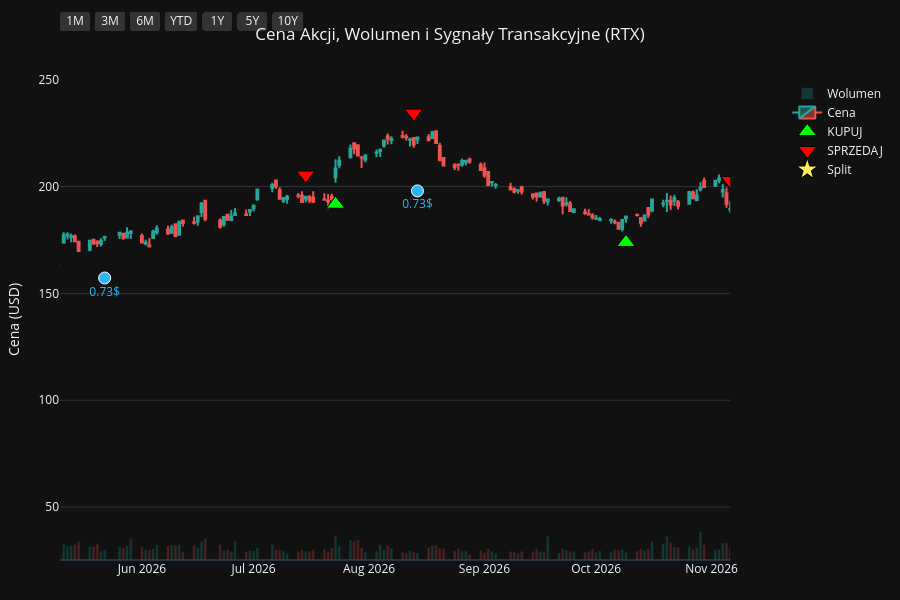
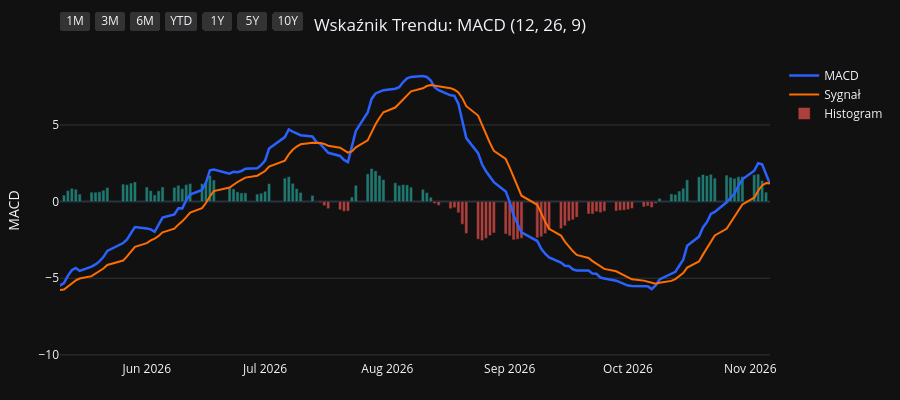
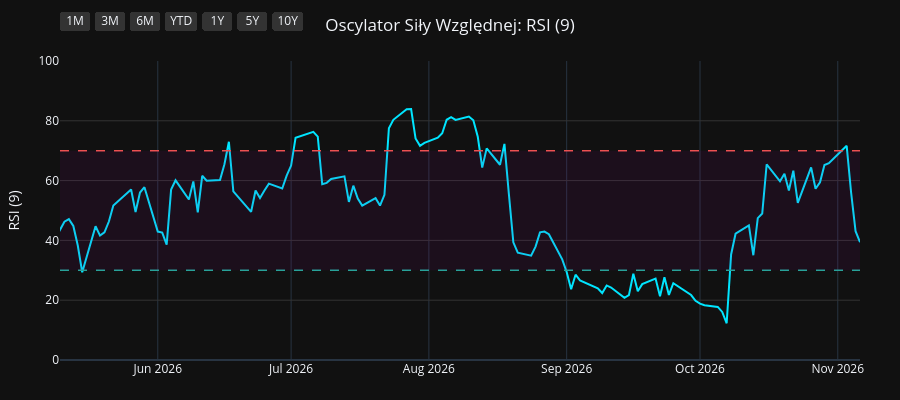
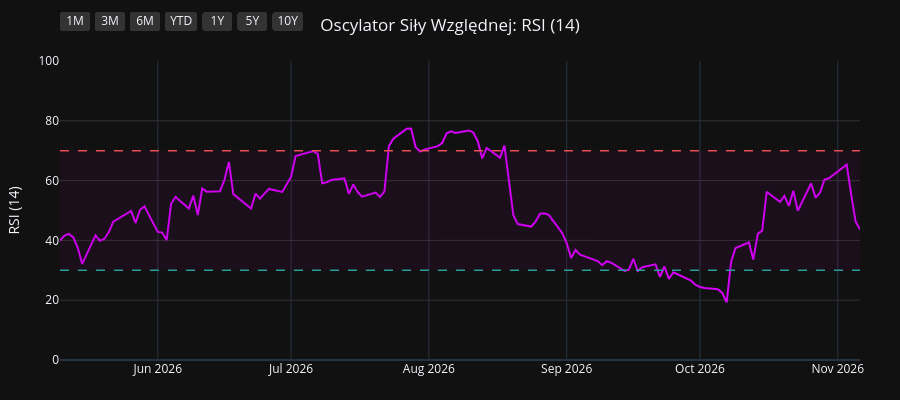

Source (notebook cell) for these figures, in order:
### Code cell
import os
import yfinance as yf
import pandas as pd
import pandas_ta as ta
import plotly.graph_objects as go
from plotly.subplots import make_subplots

# 1. Pobranie i przygotowanie danych
symbol = os.environ.get("STOCK_TICKER", "").strip().upper()
if not symbol:
    raise RuntimeError("Set STOCK_TICKER before running price_extractor.ipynb")
df = yf.Ticker(symbol).history(period="10y")
df.index = df.index.tz_localize(None)

# Wskaźniki i sygnały
df.ta.macd(fast=12, slow=26, signal=9, append=True)
df.ta.rsi(length=9, append=True)
df.ta.rsi(length=14, append=True)
df.ta.rsi(length=21, append=True)
df.dropna(inplace=True)

macd = df['MACD_12_26_9']
signal = df['MACDs_12_26_9']
wczorajszy_macd = macd.shift(1)
wczorajszy_signal = signal.shift(1)

df['Decyzja'] = 'BRAK'
df.loc[(macd > signal) & (wczorajszy_macd <= wczorajszy_signal), 'Decyzja'] = 'KUPUJ'
df.loc[(macd < signal) & (wczorajszy_macd >= wczorajszy_signal), 'Decyzja'] = 'SPRZEDAJ'

df_kupuj = df[df['Decyzja'] == 'KUPUJ']
df_sprzedaj = df[df['Decyzja'] == 'SPRZEDAJ']
df_dywidendy = df[df['Dividends'] > 0]
df_splity = df[df['Stock Splits'] > 0]

# Wspólna konfiguracja osi X
konfiguracja_osi_x = dict(
    type="date",
    showspikes=True, spikemode="across", spikesnap="cursor", spikedash="dot", spikecolor="#ffffff", spikethickness=1, hoverformat="%Y-%m-%d",
    rangeselector=dict(
        buttons=list([
            dict(count=1, label="1M", step="month", stepmode="backward"),
            dict(count=3, label="3M", step="month", stepmode="backward"),
            dict(count=6, label="6M", step="month", stepmode="backward"),
            dict(count=1, label="YTD", step="year", stepmode="todate"),
            dict(count=1, label="1Y", step="year", stepmode="backward"),
            dict(count=5, label="5Y", step="year", stepmode="backward"),
            dict(step="all", label="10Y")
        ]),
        bgcolor="#333333", activecolor="#2962ff", x=0, y=1.1
    )
)

# ==========================================
# WYKRES 1: CENA + WOLUMEN + SYGNAŁY
# ==========================================
fig1 = make_subplots(specs=[[{"secondary_y": True}]])

kolory_wolumenu = ['#26a69a' if row['Close'] >= row['Open'] else '#ef5350' for index, row in df.iterrows()]
fig1.add_trace(go.Bar(x=df.index, y=df['Volume'], marker_color=kolory_wolumenu, opacity=0.25, name='Wolumen'), secondary_y=True)
fig1.add_trace(go.Candlestick(x=df.index, open=df['Open'], high=df['High'], low=df['Low'], close=df['Close'], name='Cena', increasing_line_color='#26a69a', decreasing_line_color='#ef5350'), secondary_y=False)
fig1.add_trace(go.Scatter(x=df_kupuj.index, y=df_kupuj['Low'] * 0.95, customdata=df_kupuj[['Low', 'High']], mode='markers', marker=dict(symbol='triangle-up', size=16, color='#00ff00', line=dict(width=1, color='black')), name='KUPUJ', hovertemplate='KUPUJ<br>Najniższa: %{customdata[0]:.2f}<br>Najwyższa: %{customdata[1]:.2f}<extra></extra>'), secondary_y=False)
fig1.add_trace(go.Scatter(x=df_sprzedaj.index, y=df_sprzedaj['High'] * 1.05, customdata=df_sprzedaj[['Low', 'High']], mode='markers', marker=dict(symbol='triangle-down', size=16, color='#ff0000', line=dict(width=1, color='black')), name='SPRZEDAJ', hovertemplate='SPRZEDAJ<br>Najniższa: %{customdata[0]:.2f}<br>Najwyższa: %{customdata[1]:.2f}<extra></extra>'), secondary_y=False)

if not df_dywidendy.empty:
    fig1.add_trace(go.Scatter(x=df_dywidendy.index, y=df_dywidendy['Low'] * 0.90, mode='markers+text', marker=dict(symbol='circle', size=12, color='#29b6f6', line=dict(width=1, color='white')), text=df_dywidendy['Dividends'].apply(lambda x: f"{x}$"), textposition="bottom center", name='Dywidenda', showlegend=False, hovertemplate='Dywidenda: %{text}<extra></extra>', textfont=dict(color="#29b6f6")), secondary_y=False)
if not df_splity.empty:
                    fig1.add_trace(go.Scatter(x=df_splity.index, y=df_splity['High'], mode='markers+text', marker=dict(symbol='star', size=16, color='#ffee58', line=dict(width=1, color='black')), text=df_splity['Stock Splits'].apply(lambda x: f"{x:g}:1" if x >= 1 else f"1:{1 / x:g}"), textposition="top center", name='Split', hovertemplate='%{text}<extra></extra>', textfont=dict(color="#ffee58")), secondary_y=False)

fig1.update_layout(title=dict(text=f"Cena Akcji, Wolumen i Sygnały Transakcyjne ({symbol})", x=0.5, xanchor='center'), dragmode='pan', xaxis_rangeslider_visible=False, template='plotly_dark', height=600, hovermode='x unified', margin=dict(l=60, r=40, t=60, b=40))
fig1.update_xaxes(**konfiguracja_osi_x)
fig1.update_xaxes(range=[df.index.max() - pd.Timedelta(days=180), df.index.max()])
fig1.update_yaxes(title_text="Cena (USD)", secondary_y=False, gridcolor='#333333')
fig1.update_yaxes(range=[0, df['Volume'].max() * 4], showgrid=False, showticklabels=False, secondary_y=True)
fig1.show(config={'scrollZoom': True})

# ==========================================
# WYKRES 2: WSKAŹNIK MACD
# ==========================================
fig2 = go.Figure()
fig2.add_trace(go.Scatter(x=df.index, y=df['MACD_12_26_9'], line=dict(color='#2962ff', width=2.5), name='MACD'))
fig2.add_trace(go.Scatter(x=df.index, y=df['MACDs_12_26_9'], line=dict(color='#ff6d00', width=2), name='Sygnał'))
kolory_macd = ['#26a69a' if val >= 0 else '#ef5350' for val in df['MACDh_12_26_9']]
fig2.add_trace(go.Bar(x=df.index, y=df['MACDh_12_26_9'], marker_color=kolory_macd, name='Histogram', opacity=0.7))
fig2.update_layout(title=dict(text="Wskaźnik Trendu: MACD (12, 26, 9)", x=0.5, xanchor='center'), dragmode='pan', xaxis_rangeslider_visible=False, template='plotly_dark', height=400, hovermode='x unified', margin=dict(l=60, r=40, t=60, b=40))
fig2.update_xaxes(**konfiguracja_osi_x)
fig2.update_xaxes(range=[df.index.max() - pd.Timedelta(days=180), df.index.max()])
fig2.update_yaxes(title_text="MACD", gridcolor='#333333')
fig2.show(config={'scrollZoom': True})

# ==========================================
# WYKRES 3: OSCYLATOR RSI (9)
# ==========================================
fig3 = go.Figure()
fig3.add_trace(go.Scatter(x=df.index, y=df['RSI_9'], line=dict(color='#00e5ff', width=2), name='RSI (9)'))
fig3.add_hline(y=70, line_dash="dash", line_color="#ef5350", line_width=1.5)
fig3.add_hline(y=30, line_dash="dash", line_color="#26a69a", line_width=1.5)
fig3.add_hrect(y0=30, y1=70, line_width=0, fillcolor="purple", opacity=0.1)
fig3.update_layout(title=dict(text="Oscylator Siły Względnej: RSI (9)", x=0.5, xanchor='center'), dragmode='pan', xaxis_rangeslider_visible=False, template='plotly_dark', height=400, hovermode='x unified', margin=dict(l=60, r=40, t=60, b=40))
fig3.update_xaxes(**konfiguracja_osi_x)
fig3.update_xaxes(range=[df.index.max() - pd.Timedelta(days=180), df.index.max()])
fig3.update_yaxes(title_text="RSI (9)", range=[0, 100], gridcolor='#333333')
fig3.show(config={'scrollZoom': True})

# ==========================================
# WYKRES 4: OSCYLATOR RSI (14)
# ==========================================
fig4 = go.Figure()
fig4.add_trace(go.Scatter(x=df.index, y=df['RSI_14'], line=dict(color='#d500f9', width=2), name='RSI (14)'))
fig4.add_hline(y=70, line_dash="dash", line_color="#ef5350", line_width=1.5)
fig4.add_hline(y=30, line_dash="dash", line_color="#26a69a", line_width=1.5)
fig4.add_hrect(y0=30, y1=70, line_width=0, fillcolor="purple", opacity=0.1)
fig4.update_layout(title=dict(text="Oscylator Siły Względnej: RSI (14)", x=0.5, xanchor='center'), dragmode='pan', xaxis_rangeslider_visible=False, template='plotly_dark', height=400, hovermode='x unified', margin=dict(l=60, r=40, t=60, b=40))
fig4.update_xaxes(**konfiguracja_osi_x)
fig4.update_xaxes(range=[df.index.max() - pd.Timedelta(days=180), df.index.max()])
fig4.update_yaxes(title_text="RSI (14)", range=[0, 100], gridcolor='#333333')
fig4.show(config={'scrollZoom': True})

# ==========================================
# WYKRES 5: OSCYLATOR RSI (21)
# ==========================================
fig5 = go.Figure()
fig5.add_trace(go.Scatter(x=df.index, y=df['RSI_21'], line=dict(color='#64dd17', width=2), name='RSI (21)'))
fig5.add_hline(y=70, line_dash="dash", line_color="#ef5350", line_width=1.5)
fig5.add_hline(y=30, line_dash="dash", line_color="#26a69a", line_width=1.5)
fig5.add_hrect(y0=30, y1=70, line_width=0, fillcolor="purple", opacity=0.1)
fig5.update_layout(title=dict(text="Oscylator Siły Względnej: RSI (21)", x=0.5, xanchor='center'), dragmode='pan', xaxis_rangeslider_visible=False, template='plotly_dark', height=400, hovermode='x unified', margin=dict(l=60, r=40, t=60, b=40))
fig5.update_xaxes(**konfiguracja_osi_x)
fig5.update_xaxes(range=[df.index.max() - pd.Timedelta(days=180), df.index.max()])
fig5.update_yaxes(title_text="RSI (21)", range=[0, 100], gridcolor='#333333')
fig5.show(config={'scrollZoom': True})

### Figure 1 — Plotly figure (JSON) as saved in the notebook; plotly's stock layout.template omitted (floating-point values rounded to 4 significant figures; data arrays with more than 128 entries replaced by an {"elided": "..."} marker saying what was removed)
{"data": [{"marker": {"color": {"elided": "2481 str values"}}, "name": "Wolumen", "opacity": 0.25, "type": "bar", "x": {"elided": "2481 str values"}, "xaxis": "x", "y": {"elided": "2481 int values"}, "yaxis": "y2"}, {"close": {"elided": "2481 float values"}, "decreasing": {"line": {"color": "#ef5350"}}, "high": {"elided": "2481 float values"}, "increasing": {"line": {"color": "#26a69a"}}, "low": {"elided": "2481 float values"}, "name": "Cena", "open": {"elided": "2481 float values"}, "type": "candlestick", "x": {"elided": "2481 str values"}, "xaxis": "x", "yaxis": "y"}, {"customdata": {"elided": "95x2 float values"}, "hovertemplate": "KUPUJ<br>Najniższa: %{customdata[0]:.2f}<br>Najwyższa: %{customdata[1]:.2f}<extra></extra>", "marker": {"color": "#00ff00", "line": {"color": "black", "width": 1}, "size": 16, "symbol": "triangle-up"}, "mode": "markers", "name": "KUPUJ", "type": "scatter", "x": ["2017-01-06T00:00:00", "2017-02-10T00:00:00", "2017-03-20T00:00:00", "2017-04-07T00:00:00", "2017-04-17T00:00:00", "2017-06-22T00:00:00", "2017-07-05T00:00:00", "2017-07-10T00:00:00", "2017-08-29T00:00:00", "2017-09-18T00:00:00", "2017-11-03T00:00:00", "2017-11-30T00:00:00", "2018-02-22T00:00:00", "2018-04-16T00:00:00", "2018-05-08T00:00:00", "2018-06-06T00:00:00", "2018-07-09T00:00:00", "2018-09-13T00:00:00", "2018-11-02T00:00:00", "2019-01-07T00:00:00", "2019-04-01T00:00:00", "2019-06-07T00:00:00", "2019-06-20T00:00:00", "2019-08-29T00:00:00", "2019-10-15T00:00:00", "2019-12-16T00:00:00", "2019-12-20T00:00:00", "2020-01-21T00:00:00", "2020-02-06T00:00:00", "2020-03-26T00:00:00", "2020-05-20T00:00:00", "2020-07-16T00:00:00", "2020-08-07T00:00:00", "2020-08-24T00:00:00", "2020-09-15T00:00:00", "2020-10-07T00:00:00", "2020-11-06T00:00:00", "2021-02-03T00:00:00", "2021-04-23T00:00:00", "2021-05-17T00:00:00", "2021-05-24T00:00:00", "2021-05-27T00:00:00", "2021-07-22T00:00:00", "2021-09-16T00:00:00", "2021-12-08T00:00:00", "2021-12-22T00:00:00", "2022-02-02T00:00:00", "2022-02-25T00:00:00", "2022-03-23T00:00:00", "2022-04-13T00:00:00", "2022-05-24T00:00:00", "2022-06-27T00:00:00", "2022-07-20T00:00:00", "2022-08-01T00:00:00", "2022-08-10T00:00:00", "2022-08-25T00:00:00", "2022-10-03T00:00:00", "2022-11-30T00:00:00", "2023-01-06T00:00:00", "2023-01-26T00:00:00", "2023-02-10T00:00:00", "2023-03-29T00:00:00", "2023-06-02T00:00:00", "2023-07-03T00:00:00", "2023-08-11T00:00:00", "2023-10-04T00:00:00", "2023-12-04T00:00:00", "2023-12-26T00:00:00", "2024-01-23T00:00:00", "2024-03-15T00:00:00", "2024-05-09T00:00:00", "2024-05-22T00:00:00", "2024-06-04T00:00:00", "2024-07-12T00:00:00", "2024-08-29T00:00:00", "2024-10-01T00:00:00", "2024-11-13T00:00:00", "2024-11-27T00:00:00", "2024-12-24T00:00:00", "2025-01-08T00:00:00", "2025-02-27T00:00:00", "2025-03-17T00:00:00", "2025-04-16T00:00:00", "2025-04-30T00:00:00", "2025-07-16T00:00:00", "2025-08-27T00:00:00", "2025-09-22T00:00:00", "2025-10-21T00:00:00", "2025-12-11T00:00:00", "2026-02-19T00:00:00", "2026-03-02T00:00:00", "2026-04-07T00:00:00", "2026-05-08T00:00:00", "2026-07-23T00:00:00", "2026-10-09T00:00:00"], "xaxis": "x", "y": [53.2, 52.73, 54.37, 54.08, 54.11, 59.02, 59.19, 59.28, 55.78, 54.91, 58.68, 58.16, 64.49, 60.57, 59.5, 62.4, 62.38, 66.79, 62.92, 52.91, 65.56, 66.86, 64.84, 65.3, 69.45, 76.44, 76.49, 78.33, 79.56, 49.97, 47.64, 50.74, 49.01, 50.02, 50.71, 49.04, 47.62, 58.13, 66.44, 71.71, 72.94, 74.39, 72.26, 71.57, 73.64, 71.61, 77.46, 81.3, 87.26, 88.58, 78.55, 81.47, 80.86, 80.82, 80.27, 81.88, 71.62, 84.36, 88.98, 87.07, 86.26, 85.85, 84.07, 86.48, 76.33, 61.94, 73.86, 74.89, 79.29, 82.62, 94.44, 96.22, 97.6, 92.21, 110.6, 110.3, 112.8, 111.0, 106.9, 105.6, 118.5, 120.5, 119.1, 114.6, 138.2, 148.8, 147.6, 159.4, 163.8, 189.4, 196.1, 184.4, 164.6, 191.7, 173.9], "yaxis": "y"}, {"customdata": {"elided": "95x2 float values"}, "hovertemplate": "SPRZEDAJ<br>Najniższa: %{customdata[0]:.2f}<br>Najwyższa: %{customdata[1]:.2f}<extra></extra>", "marker": {"color": "#ff0000", "line": {"color": "black", "width": 1}, "size": 16, "symbol": "triangle-down"}, "mode": "markers", "name": "SPRZEDAJ", "type": "scatter", "x": ["2017-01-10T00:00:00", "2017-03-06T00:00:00", "2017-03-21T00:00:00", "2017-04-12T00:00:00", "2017-05-16T00:00:00", "2017-06-29T00:00:00", "2017-07-06T00:00:00", "2017-07-18T00:00:00", "2017-09-06T00:00:00", "2017-10-27T00:00:00", "2017-11-06T00:00:00", "2018-01-22T00:00:00", "2018-03-13T00:00:00", "2018-04-30T00:00:00", "2018-06-05T00:00:00", "2018-06-14T00:00:00", "2018-08-07T00:00:00", "2018-10-04T00:00:00", "2018-11-27T00:00:00", "2019-02-28T00:00:00", "2019-05-06T00:00:00", "2019-06-10T00:00:00", "2019-08-01T00:00:00", "2019-09-25T00:00:00", "2019-11-18T00:00:00", "2019-12-18T00:00:00", "2020-01-13T00:00:00", "2020-01-22T00:00:00", "2020-02-14T00:00:00", "2020-05-05T00:00:00", "2020-06-15T00:00:00", "2020-07-29T00:00:00", "2020-08-21T00:00:00", "2020-08-25T00:00:00", "2020-09-22T00:00:00", "2020-10-27T00:00:00", "2020-12-07T00:00:00", "2021-03-22T00:00:00", "2021-05-12T00:00:00", "2021-05-19T00:00:00", "2021-05-25T00:00:00", "2021-06-09T00:00:00", "2021-08-17T00:00:00", "2021-10-26T00:00:00", "2021-12-17T00:00:00", "2022-01-20T00:00:00", "2022-02-17T00:00:00", "2022-03-08T00:00:00", "2022-03-31T00:00:00", "2022-04-22T00:00:00", "2022-06-14T00:00:00", "2022-07-13T00:00:00", "2022-07-26T00:00:00", "2022-08-08T00:00:00", "2022-08-23T00:00:00", "2022-08-29T00:00:00", "2022-11-14T00:00:00", "2022-12-07T00:00:00", "2023-01-09T00:00:00", "2023-02-02T00:00:00", "2023-02-28T00:00:00", "2023-04-26T00:00:00", "2023-06-26T00:00:00", "2023-07-10T00:00:00", "2023-09-11T00:00:00", "2023-11-15T00:00:00", "2023-12-08T00:00:00", "2024-01-17T00:00:00", "2024-02-09T00:00:00", "2024-04-15T00:00:00", "2024-05-17T00:00:00", "2024-05-23T00:00:00", "2024-06-10T00:00:00", "2024-08-20T00:00:00", "2024-09-04T00:00:00", "2024-10-24T00:00:00", "2024-11-14T00:00:00", "2024-12-03T00:00:00", "2025-01-06T00:00:00", "2025-02-12T00:00:00", "2025-03-07T00:00:00", "2025-03-28T00:00:00", "2025-04-21T00:00:00", "2025-06-24T00:00:00", "2025-08-05T00:00:00", "2025-09-03T00:00:00", "2025-10-10T00:00:00", "2025-11-06T00:00:00", "2026-01-26T00:00:00", "2026-02-24T00:00:00", "2026-03-12T00:00:00", "2026-04-20T00:00:00", "2026-07-15T00:00:00", "2026-08-13T00:00:00", "2026-11-06T00:00:00"], "xaxis": "x", "y": [59.2, 59.81, 60.79, 60.08, 64.7, 65.57, 65.86, 65.84, 59.85, 64.62, 65.43, 73.42, 72.21, 66.92, 69.51, 70.01, 73.91, 78.21, 69.34, 70.98, 78.41, 76.08, 75.95, 77.33, 84.59, 84.21, 86.41, 87.86, 87.71, 54.7, 61.84, 55.66, 56.35, 56.46, 55.89, 54.98, 68.3, 73.19, 79.08, 79.46, 81.82, 83.97, 81.72, 86.0, 78.75, 86.16, 90.28, 93.86, 96.26, 97.83, 88.96, 90.52, 89.6, 89.91, 89.42, 89.75, 91.25, 96.72, 99.78, 95.55, 97.1, 98.39, 94.89, 96.58, 79.62, 80.36, 81.8, 86.49, 91.27, 102.1, 105.7, 108.3, 109.1, 120.4, 124.1, 128.5, 125.3, 121.8, 118.6, 131.1, 132.1, 137.0, 131.9, 148.4, 162.8, 163.8, 168.1, 181.5, 203.5, 209.2, 215.5, 206.8, 205.4, 234.4, 202.8], "yaxis": "y"}, {"hovertemplate": "Dywidenda: %{text}<extra></extra>", "marker": {"color": "#29b6f6", "line": {"color": "white", "width": 1}, "size": 12, "symbol": "circle"}, "mode": "markers+text", "name": "Dywidenda", "showlegend": false, "text": ["0.415356$", "0.415356$", "0.440529$", "0.440529$", "0.440529$", "0.440529$", "0.440529$", "0.462555$", "0.462555$", "0.462555$", "0.462555$", "0.462555$", "0.462555$", "0.475$", "0.475$", "0.475$", "0.475$", "0.51$", "0.51$", "0.51$", "0.51$", "0.55$", "0.55$", "0.55$", "0.55$", "0.59$", "0.59$", "0.59$", "0.59$", "0.63$", "0.63$", "0.63$", "0.63$", "0.68$", "0.68$", "0.68$", "0.68$", "0.73$", "0.73$"], "textfont": {"color": "#29b6f6"}, "textposition": "bottom center", "type": "scatter", "x": ["2017-02-15T00:00:00", "2017-05-17T00:00:00", "2017-08-16T00:00:00", "2017-11-16T00:00:00", "2018-02-15T00:00:00", "2018-05-17T00:00:00", "2018-08-16T00:00:00", "2018-11-15T00:00:00", "2019-02-14T00:00:00", "2019-05-16T00:00:00", "2019-08-15T00:00:00", "2019-11-14T00:00:00", "2020-02-13T00:00:00", "2020-05-14T00:00:00", "2020-08-13T00:00:00", "2020-11-12T00:00:00", "2021-02-25T00:00:00", "2021-05-20T00:00:00", "2021-08-19T00:00:00", "2021-11-18T00:00:00", "2022-02-24T00:00:00", "2022-05-19T00:00:00", "2022-08-18T00:00:00", "2022-11-17T00:00:00", "2023-02-23T00:00:00", "2023-05-18T00:00:00", "2023-08-17T00:00:00", "2023-11-16T00:00:00", "2024-02-22T00:00:00", "2024-05-16T00:00:00", "2024-08-16T00:00:00", "2024-11-15T00:00:00", "2025-02-21T00:00:00", "2025-05-23T00:00:00", "2025-08-15T00:00:00", "2025-11-21T00:00:00", "2026-02-20T00:00:00", "2026-05-22T00:00:00", "2026-08-14T00:00:00"], "xaxis": "x", "y": [50.7, 54.81, 53.48, 54.4, 59.69, 58.15, 62.52, 60.15, 58.63, 64.11, 59.17, 71.61, 74.62, 40.0, 49.38, 50.23, 58.27, 67.57, 67.07, 70.2, 73.02, 73.65, 77.96, 77.29, 82.67, 80.05, 71.66, 68.26, 76.42, 90.07, 102.2, 102.4, 107.8, 115.9, 136.0, 150.1, 181.4, 157.2, 198.0], "yaxis": "y"}, {"hovertemplate": "%{text}<extra></extra>", "marker": {"color": "#ffee58", "line": {"color": "black", "width": 1}, "size": 16, "symbol": "star"}, "mode": "markers+text", "name": "Split", "text": ["1.589:1"], "textfont": {"color": "#ffee58"}, "textposition": "top center", "type": "scatter", "x": ["2020-04-03T00:00:00"], "xaxis": "x", "y": [45.92], "yaxis": "y"}], "layout": {"dragmode": "pan", "height": 600, "hovermode": "x unified", "margin": {"b": 40, "l": 60, "r": 40, "t": 60}, "title": {"text": "Cena Akcji, Wolumen i Sygnały Transakcyjne (RTX)", "x": 0.5, "xanchor": "center"}, "xaxis": {"anchor": "y", "domain": [0.0, 0.94], "hoverformat": "%Y-%m-%d", "range": ["2026-05-10T00:00:00", "2026-11-06T00:00:00"], "rangeselector": {"activecolor": "#2962ff", "bgcolor": "#333333", "buttons": [{"count": 1, "label": "1M", "step": "month", "stepmode": "backward"}, {"count": 3, "label": "3M", "step": "month", "stepmode": "backward"}, {"count": 6, "label": "6M", "step": "month", "stepmode": "backward"}, {"count": 1, "label": "YTD", "step": "year", "stepmode": "todate"}, {"count": 1, "label": "1Y", "step": "year", "stepmode": "backward"}, {"count": 5, "label": "5Y", "step": "year", "stepmode": "backward"}, {"label": "10Y", "step": "all"}], "x": 0, "y": 1.1}, "rangeslider": {"visible": false}, "showspikes": true, "spikecolor": "#ffffff", "spikedash": "dot", "spikemode": "across", "spikesnap": "cursor", "spikethickness": 1, "type": "date"}, "yaxis": {"anchor": "x", "domain": [0.0, 1.0], "gridcolor": "#333333", "title": {"text": "Cena (USD)"}}, "yaxis2": {"anchor": "x", "overlaying": "y", "range": [0, 198502400], "showgrid": false, "showticklabels": false, "side": "right"}}}

### Figure 2 — Plotly figure (JSON) as saved in the notebook; plotly's stock layout.template omitted (floating-point values rounded to 4 significant figures; data arrays with more than 128 entries replaced by an {"elided": "..."} marker saying what was removed)
{"data": [{"line": {"color": "#2962ff", "width": 2.5}, "name": "MACD", "type": "scatter", "x": {"elided": "2481 str values"}, "y": {"elided": "2481 float values"}}, {"line": {"color": "#ff6d00", "width": 2}, "name": "Sygnał", "type": "scatter", "x": {"elided": "2481 str values"}, "y": {"elided": "2481 float values"}}, {"marker": {"color": {"elided": "2481 str values"}}, "name": "Histogram", "opacity": 0.7, "type": "bar", "x": {"elided": "2481 str values"}, "y": {"elided": "2481 float values"}}], "layout": {"dragmode": "pan", "height": 400, "hovermode": "x unified", "margin": {"b": 40, "l": 60, "r": 40, "t": 60}, "title": {"text": "Wskaźnik Trendu: MACD (12, 26, 9)", "x": 0.5, "xanchor": "center"}, "xaxis": {"hoverformat": "%Y-%m-%d", "range": ["2026-05-10T00:00:00", "2026-11-06T00:00:00"], "rangeselector": {"activecolor": "#2962ff", "bgcolor": "#333333", "buttons": [{"count": 1, "label": "1M", "step": "month", "stepmode": "backward"}, {"count": 3, "label": "3M", "step": "month", "stepmode": "backward"}, {"count": 6, "label": "6M", "step": "month", "stepmode": "backward"}, {"count": 1, "label": "YTD", "step": "year", "stepmode": "todate"}, {"count": 1, "label": "1Y", "step": "year", "stepmode": "backward"}, {"count": 5, "label": "5Y", "step": "year", "stepmode": "backward"}, {"label": "10Y", "step": "all"}], "x": 0, "y": 1.1}, "rangeslider": {"visible": false}, "showspikes": true, "spikecolor": "#ffffff", "spikedash": "dot", "spikemode": "across", "spikesnap": "cursor", "spikethickness": 1, "type": "date"}, "yaxis": {"gridcolor": "#333333", "title": {"text": "MACD"}}}}

### Figure 3 — Plotly figure (JSON) as saved in the notebook; plotly's stock layout.template omitted (floating-point values rounded to 4 significant figures; data arrays with more than 128 entries replaced by an {"elided": "..."} marker saying what was removed)
{"data": [{"line": {"color": "#00e5ff", "width": 2}, "name": "RSI (9)", "type": "scatter", "x": {"elided": "2481 str values"}, "y": {"elided": "2481 float values"}}], "layout": {"dragmode": "pan", "height": 400, "hovermode": "x unified", "margin": {"b": 40, "l": 60, "r": 40, "t": 60}, "shapes": [{"line": {"color": "#ef5350", "dash": "dash", "width": 1.5}, "type": "line", "x0": 0, "x1": 1, "xref": "x domain", "y0": 70, "y1": 70, "yref": "y"}, {"line": {"color": "#26a69a", "dash": "dash", "width": 1.5}, "type": "line", "x0": 0, "x1": 1, "xref": "x domain", "y0": 30, "y1": 30, "yref": "y"}, {"fillcolor": "purple", "line": {"width": 0}, "opacity": 0.1, "type": "rect", "x0": 0, "x1": 1, "xref": "x domain", "y0": 30, "y1": 70, "yref": "y"}], "title": {"text": "Oscylator Siły Względnej: RSI (9)", "x": 0.5, "xanchor": "center"}, "xaxis": {"hoverformat": "%Y-%m-%d", "range": ["2026-05-10T00:00:00", "2026-11-06T00:00:00"], "rangeselector": {"activecolor": "#2962ff", "bgcolor": "#333333", "buttons": [{"count": 1, "label": "1M", "step": "month", "stepmode": "backward"}, {"count": 3, "label": "3M", "step": "month", "stepmode": "backward"}, {"count": 6, "label": "6M", "step": "month", "stepmode": "backward"}, {"count": 1, "label": "YTD", "step": "year", "stepmode": "todate"}, {"count": 1, "label": "1Y", "step": "year", "stepmode": "backward"}, {"count": 5, "label": "5Y", "step": "year", "stepmode": "backward"}, {"label": "10Y", "step": "all"}], "x": 0, "y": 1.1}, "rangeslider": {"visible": false}, "showspikes": true, "spikecolor": "#ffffff", "spikedash": "dot", "spikemode": "across", "spikesnap": "cursor", "spikethickness": 1, "type": "date"}, "yaxis": {"gridcolor": "#333333", "range": [0, 100], "title": {"text": "RSI (9)"}}}}

### Figure 4 — Plotly figure (JSON) as saved in the notebook; plotly's stock layout.template omitted (floating-point values rounded to 4 significant figures; data arrays with more than 128 entries replaced by an {"elided": "..."} marker saying what was removed)
{"data": [{"line": {"color": "#d500f9", "width": 2}, "name": "RSI (14)", "type": "scatter", "x": {"elided": "2481 str values"}, "y": {"elided": "2481 float values"}}], "layout": {"dragmode": "pan", "height": 400, "hovermode": "x unified", "margin": {"b": 40, "l": 60, "r": 40, "t": 60}, "shapes": [{"line": {"color": "#ef5350", "dash": "dash", "width": 1.5}, "type": "line", "x0": 0, "x1": 1, "xref": "x domain", "y0": 70, "y1": 70, "yref": "y"}, {"line": {"color": "#26a69a", "dash": "dash", "width": 1.5}, "type": "line", "x0": 0, "x1": 1, "xref": "x domain", "y0": 30, "y1": 30, "yref": "y"}, {"fillcolor": "purple", "line": {"width": 0}, "opacity": 0.1, "type": "rect", "x0": 0, "x1": 1, "xref": "x domain", "y0": 30, "y1": 70, "yref": "y"}], "title": {"text": "Oscylator Siły Względnej: RSI (14)", "x": 0.5, "xanchor": "center"}, "xaxis": {"hoverformat": "%Y-%m-%d", "range": ["2026-05-10T00:00:00", "2026-11-06T00:00:00"], "rangeselector": {"activecolor": "#2962ff", "bgcolor": "#333333", "buttons": [{"count": 1, "label": "1M", "step": "month", "stepmode": "backward"}, {"count": 3, "label": "3M", "step": "month", "stepmode": "backward"}, {"count": 6, "label": "6M", "step": "month", "stepmode": "backward"}, {"count": 1, "label": "YTD", "step": "year", "stepmode": "todate"}, {"count": 1, "label": "1Y", "step": "year", "stepmode": "backward"}, {"count": 5, "label": "5Y", "step": "year", "stepmode": "backward"}, {"label": "10Y", "step": "all"}], "x": 0, "y": 1.1}, "rangeslider": {"visible": false}, "showspikes": true, "spikecolor": "#ffffff", "spikedash": "dot", "spikemode": "across", "spikesnap": "cursor", "spikethickness": 1, "type": "date"}, "yaxis": {"gridcolor": "#333333", "range": [0, 100], "title": {"text": "RSI (14)"}}}}
